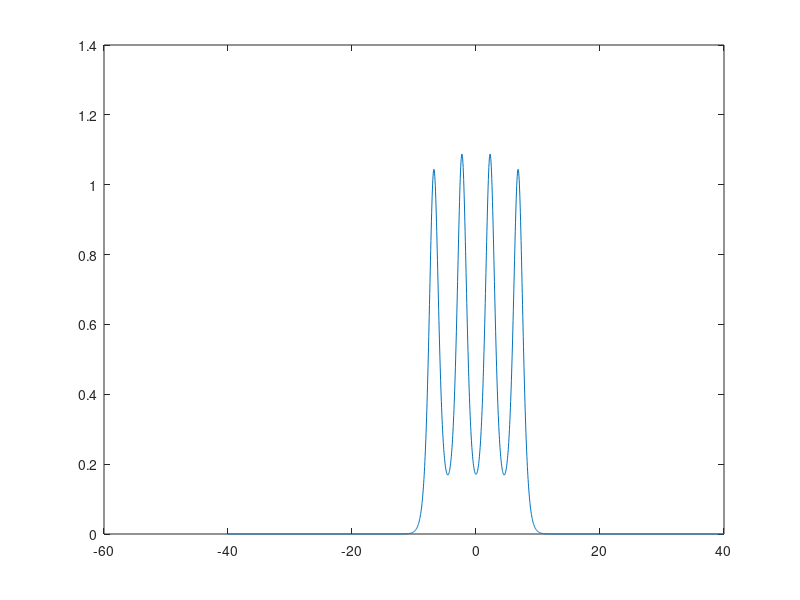
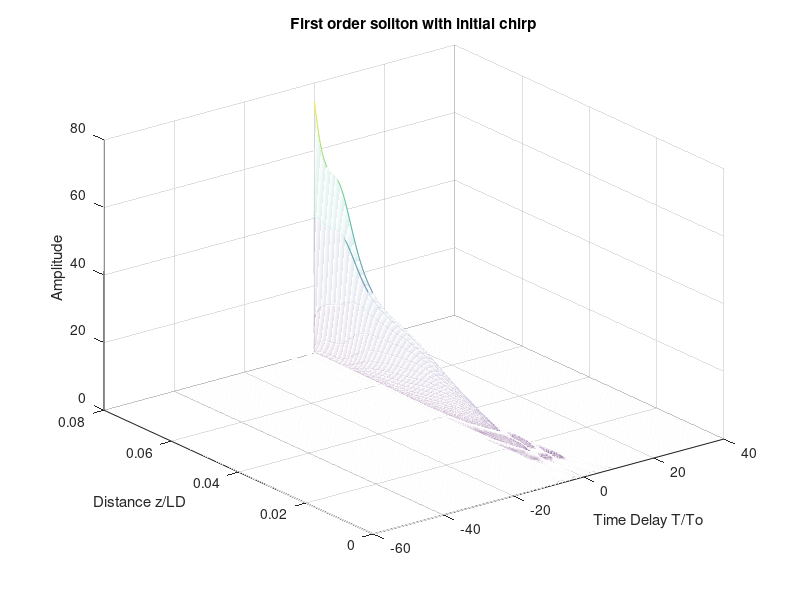
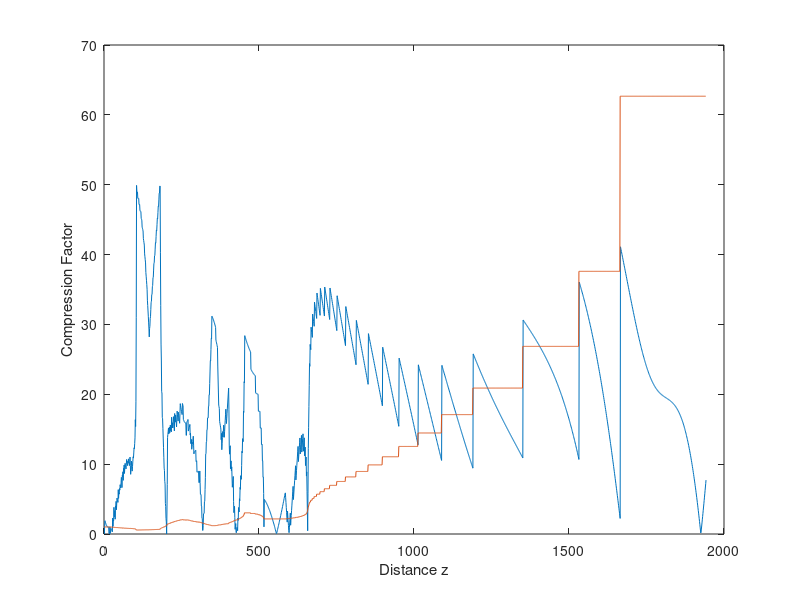
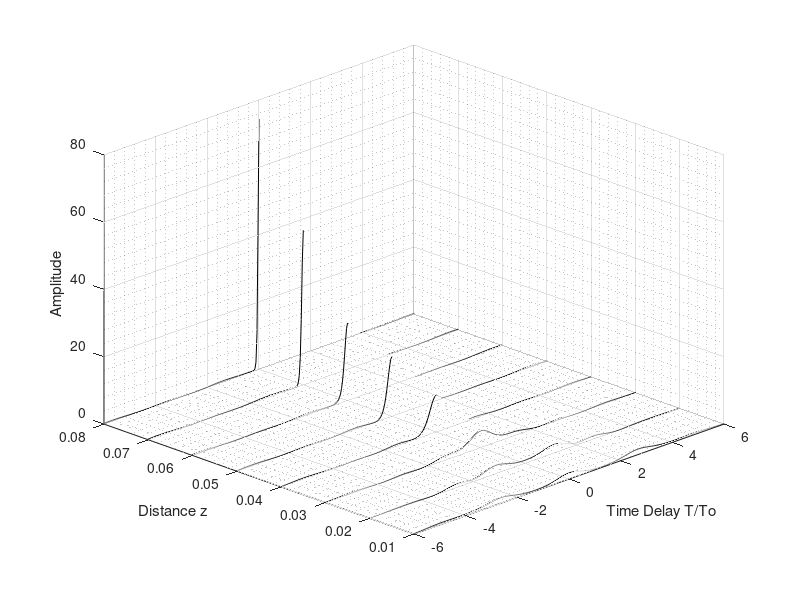

MATLAB code for these plots, in order:
%First order soliton with chirp
%%
clc; clear; close all;

b2 = -200;%-33;% -10;
b2_initial = b2;

To= 0.908;%10; %Pulse width
T = 4*20*To;
nSamples = 2^11;

sigma = 53;%0.05;
C = sigma/b2;

% C = -0.265;
% sigma = C*b2;

Fs = (nSamples-1)/T;

dt = 1/Fs;
t = (-nSamples/2:nSamples/2-1)*dt;

df = 2*pi/T;
f = (-nSamples/2:nSamples/2-1)*df;
f = fftshift(f);

N_order = 1;
Ld = To^2/abs(b2);
gama = 20;
L = 0.08;
Po = 0.25*abs(b2)/gama/To^2;%3;
Lnl = 1/(Po*gama);


dz = min(Ld,Lnl)/100;
z_vector = 0:dz:L;

sep_factor = 5*To;
%%
simul_wave = zeros(length(z_vector), length(t));
% spec_wave = zeros(length(z_vector), length(t));

%Three pulses
% A = sech(t/To + -1*sep_factor*To).*exp((1i*C*t.^2)/2);
% A = A + sech(t/To + 0*sep_factor*To).*exp((1i*C*t.^2)/2);
% A = A + sech(t/To + 1*sep_factor*To).*exp((1i*C*t.^2)/2);

%Two pulses
% A = sech(t/To + sep_factor/2 + -1*sep_factor).*exp((1i*C*t.^2)/2);
% A = A + sech(t/To + sep_factor/2 + 0*sep_factor).*exp((1i*C*t.^2)/2);

%Four pulses
A = sech(t/To + sep_factor/2 + -2*sep_factor).*exp((1i*C*t.^2)/2);
A = A + sech(t/To + sep_factor/2 + -1*sep_factor).*exp((1i*C*t.^2)/2);
A = A + sech(t/To + sep_factor/2 + 0*sep_factor).*exp((1i*C*t.^2)/2);
A = A + sech(t/To + sep_factor/2 + 1*sep_factor).*exp((1i*C*t.^2)/2);


Ao = abs(A).^2;
plot(t/To,Ao)
fwhm1=find(abs(Ao)>abs(max(Ao)/2));
fwhm1=length(fwhm1);
fwhm_vec = zeros(1, length(z_vector));

eT = 0;
sinAmp = 0;
finWidth = 0;
eSech = 0; %1.763 is a constant from Cao Wai 2005 paper
PE = 0;
checkN = 0;
%%
% % f = ifftshift(f);
% b2 = b2_initial;
% for i = 1:length(z_vector)
% 
%     D = exp(1i*(dz/2)*b2*f.^2).*fft(A);
%     D = ifft(D);
%     N = exp(1i*gama*abs(A).^2*dz);
%     A = D.*N;
% %     spec_wave(i,:) = ifftshift(abs(fft(A)));
%     A_vec(i,:) = A;
%     simul_wave(i,:) = abs(A).^2;
%     
% %     if i > 2
% %         if max(simul_wave(i,:)) < max(simul_wave(i-1,:))
% %             break;
% %         end
% %     end
% end

%%
% figure;
% mesh(t/To,z_vector, simul_wave);
% % mesh(t/To,z_vector(1:511),simul_wave(1:511,:))
% xlabel('Time Delay T/To');
% ylabel('Distance z/LD');
% zlabel('Amplitude');
% title('First order soliton with initial chirp');

%%
% A = A_vec(511,:);
% Ao = abs(A).^2;
% % plot(t/To,Ao)
% fwhm1=find(abs(Ao)>abs(max(Ao)/2));
% fwhm1=length(fwhm1);
% fwhm_vec = zeros(1, length(z_vector));
%%
for i = 1:length(z_vector)

    D = exp(1i*(dz/2)*b2*f.^2).*fft(A);
    D = ifft(D);
    N = exp(1i*gama*abs(A).^2*dz);
    A = D.*N;
%     spec_wave(i,:) = ifftshift(abs(fft(A)));
    simul_wave(i,:) = abs(A).^2;
%     plot(t/To, simul_wave(i,:));
%     ylim([0 2])
%     pause(.00000001);
    
%     fwhm=find(abs(A)>abs(max(A)/2));
%     fwhm=length(fwhm);
% %     fwhm_vec(i) = fwhm;
%     fwhm_vec = [fwhm_vec fwhm];
%     c_factor(i) = fwhm/fwhm1;
    
    
    fwhm=find(abs(A).^2>max(abs(A).^2)/2);
    fwhm=length(fwhm);
    fwhm_vec(i) = fwhm;
    c_factor(i) = (fwhm1/fwhm);
    
    b2_vec(i) = b2;
    b2 = b2_initial*exp(-sigma*z_vector(i));

    
    
    eT = [eT trapz(simul_wave(i,:))];
    simAmp = [sinAmp max(simul_wave(i,:))];
    finWidth = [finWidth fwhm_vec(i)];
    eSech = [eSech 2*simAmp(end)*(finWidth(end)/1.763)]; %1.763 is a constant from Cao Wai 2005 paper
    PE = [PE abs(eT(end)-eSech(end))/eT(end) *100];
    checkN = [checkN (gama*simAmp(end)*To^2)/abs(b2)];
end

%%
figure;
mesh(t/To,z_vector, simul_wave);
xlabel('Time Delay T/To');
ylabel('Distance z/LD');
zlabel('Amplitude');
title('First order soliton with initial chirp');
% view(0, 90);
% %%
% figure;
% plot(t/To,simul_wave(1,:));
% hold on;
% plot(t/To, simul_wave(2,:));
% hold on;
% plot(t/To, simul_wave(end,:));
% legend('z = 0', 'z = L/2', 'z = L');
% title('Soliton pulses')
% xlabel('T/To')
% ylabel('Amplitude')

%%
figure;
plot(PE)
hold on
plot(c_factor)
xlabel('Distance z');
ylabel('Compression Factor');
%%
% eT = trapz(simul_wave(end,:));
% simAmp = max(simul_wave(end,:));
% finWidth = fwhm_vec(end);
% eSech = 2*simAmp*(finWidth/1.763); %1.763 is a constant from Cao Wai 2005 paper
% PE = abs(eT-eSech)/eT *100;
% checkN = (gama*simAmp*To^2)/abs(b2);
%%
% figure
% plot(b2_vec)

%%
fake_z_vector = 1/100:1/100:L;
for i = 1:(L*100-1)
   pos = find(z_vector > fake_z_vector(i)-(dz/2), 1);
   fake_sim_wave(i,:) = simul_wave(pos,:);    
end
fake_sim_wave(8,:) = simul_wave(end,:);
%%
figure
surface(t/To, fake_z_vector, fake_sim_wave, 'FaceAlpha', [0], 'MeshStyle', 'row');
xlim([-6 6])
grid on
grid minor
view([-45 30])
xlabel('Time Delay T/To');
ylabel('Distance z');
zlabel('Amplitude');